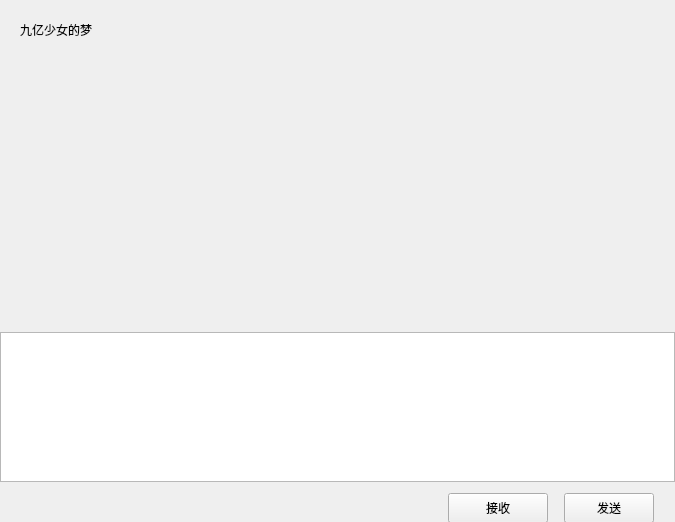
<?xml version="1.0" encoding="UTF-8"?>
<ui version="4.0">
 <class>ChatPageClass</class>
 <widget class="QWidget" name="ChatPageClass">
  <property name="geometry">
   <rect>
    <x>0</x>
    <y>0</y>
    <width>675</width>
    <height>522</height>
   </rect>
  </property>
  <property name="windowTitle">
   <string>ChatPage</string>
  </property>
  <layout class="QVBoxLayout" name="verticalLayout">
   <property name="spacing">
    <number>0</number>
   </property>
   <property name="leftMargin">
    <number>0</number>
   </property>
   <property name="topMargin">
    <number>0</number>
   </property>
   <property name="rightMargin">
    <number>0</number>
   </property>
   <property name="bottomMargin">
    <number>0</number>
   </property>
   <item>
    <widget class="QWidget" name="chat_data" native="true">
     <layout class="QVBoxLayout" name="verticalLayout_4">
      <property name="spacing">
       <number>0</number>
      </property>
      <property name="leftMargin">
       <number>0</number>
      </property>
      <property name="topMargin">
       <number>0</number>
      </property>
      <property name="rightMargin">
       <number>0</number>
      </property>
      <property name="bottomMargin">
       <number>0</number>
      </property>
      <item>
       <widget class="QWidget" name="title_wid" native="true">
        <property name="minimumSize">
         <size>
          <width>0</width>
          <height>60</height>
         </size>
        </property>
        <property name="maximumSize">
         <size>
          <width>16777215</width>
          <height>60</height>
         </size>
        </property>
        <layout class="QVBoxLayout" name="verticalLayout_5">
         <property name="topMargin">
          <number>2</number>
         </property>
         <property name="rightMargin">
          <number>2</number>
         </property>
         <property name="bottomMargin">
          <number>2</number>
         </property>
         <item>
          <widget class="QWidget" name="widget_2" native="true">
           <layout class="QHBoxLayout" name="horizontalLayout_4">
            <property name="leftMargin">
             <number>9</number>
            </property>
            <property name="topMargin">
             <number>2</number>
            </property>
            <property name="rightMargin">
             <number>2</number>
            </property>
            <property name="bottomMargin">
             <number>2</number>
            </property>
            <item>
             <widget class="QLabel" name="title_label">
              <property name="text">
               <string>九亿少女的梦</string>
              </property>
             </widget>
            </item>
           </layout>
          </widget>
         </item>
        </layout>
       </widget>
      </item>
      <item>
       <widget class="QWidget" name="chat_area" native="true"/>
      </item>
      <item>
       <widget class="QWidget" name="tool_bar" native="true">
        <property name="minimumSize">
         <size>
          <width>0</width>
          <height>40</height>
         </size>
        </property>
        <property name="maximumSize">
         <size>
          <width>16777215</width>
          <height>40</height>
         </size>
        </property>
        <layout class="QHBoxLayout" name="horizontalLayout_3">
         <item>
          <spacer name="horizontalSpacer_3">
           <property name="orientation">
            <enum>Qt::Orientation::Horizontal</enum>
           </property>
           <property name="sizeType">
            <enum>QSizePolicy::Policy::Fixed</enum>
           </property>
           <property name="sizeHint" stdset="0">
            <size>
             <width>5</width>
             <height>20</height>
            </size>
           </property>
          </spacer>
         </item>
         <item>
          <widget class="ClickedLabel" name="emote_label">
           <property name="minimumSize">
            <size>
             <width>25</width>
             <height>25</height>
            </size>
           </property>
           <property name="maximumSize">
            <size>
             <width>25</width>
             <height>25</height>
            </size>
           </property>
           <property name="text">
            <string/>
           </property>
          </widget>
         </item>
         <item>
          <spacer name="horizontalSpacer_4">
           <property name="orientation">
            <enum>Qt::Orientation::Horizontal</enum>
           </property>
           <property name="sizeType">
            <enum>QSizePolicy::Policy::Fixed</enum>
           </property>
           <property name="sizeHint" stdset="0">
            <size>
             <width>5</width>
             <height>20</height>
            </size>
           </property>
          </spacer>
         </item>
         <item>
          <widget class="ClickedLabel" name="file_label">
           <property name="minimumSize">
            <size>
             <width>25</width>
             <height>25</height>
            </size>
           </property>
           <property name="maximumSize">
            <size>
             <width>25</width>
             <height>25</height>
            </size>
           </property>
           <property name="text">
            <string/>
           </property>
          </widget>
         </item>
         <item>
          <spacer name="horizontalSpacer_2">
           <property name="orientation">
            <enum>Qt::Orientation::Horizontal</enum>
           </property>
           <property name="sizeHint" stdset="0">
            <size>
             <width>40</width>
             <height>20</height>
            </size>
           </property>
          </spacer>
         </item>
        </layout>
       </widget>
      </item>
      <item>
       <widget class="QTextEdit" name="chat_textEdit">
        <property name="minimumSize">
         <size>
          <width>0</width>
          <height>150</height>
         </size>
        </property>
        <property name="maximumSize">
         <size>
          <width>16777215</width>
          <height>150</height>
         </size>
        </property>
       </widget>
      </item>
      <item>
       <widget class="QWidget" name="send_wid" native="true">
        <property name="minimumSize">
         <size>
          <width>0</width>
          <height>40</height>
         </size>
        </property>
        <property name="maximumSize">
         <size>
          <width>16777215</width>
          <height>40</height>
         </size>
        </property>
        <layout class="QHBoxLayout" name="horizontalLayout_5">
         <item>
          <spacer name="horizontalSpacer_5">
           <property name="orientation">
            <enum>Qt::Orientation::Horizontal</enum>
           </property>
           <property name="sizeHint" stdset="0">
            <size>
             <width>40</width>
             <height>20</height>
            </size>
           </property>
          </spacer>
         </item>
         <item>
          <widget class="ClickedButton" name="receive_Button">
           <property name="minimumSize">
            <size>
             <width>100</width>
             <height>30</height>
            </size>
           </property>
           <property name="maximumSize">
            <size>
             <width>100</width>
             <height>30</height>
            </size>
           </property>
           <property name="text">
            <string>接收</string>
           </property>
          </widget>
         </item>
         <item>
          <spacer name="horizontalSpacer_7">
           <property name="orientation">
            <enum>Qt::Orientation::Horizontal</enum>
           </property>
           <property name="sizeType">
            <enum>QSizePolicy::Policy::Fixed</enum>
           </property>
           <property name="sizeHint" stdset="0">
            <size>
             <width>10</width>
             <height>20</height>
            </size>
           </property>
          </spacer>
         </item>
         <item>
          <widget class="ClickedButton" name="send_Button">
           <property name="minimumSize">
            <size>
             <width>90</width>
             <height>30</height>
            </size>
           </property>
           <property name="maximumSize">
            <size>
             <width>90</width>
             <height>30</height>
            </size>
           </property>
           <property name="text">
            <string>发送</string>
           </property>
          </widget>
         </item>
         <item>
          <spacer name="horizontalSpacer_6">
           <property name="orientation">
            <enum>Qt::Orientation::Horizontal</enum>
           </property>
           <property name="sizeType">
            <enum>QSizePolicy::Policy::Fixed</enum>
           </property>
           <property name="sizeHint" stdset="0">
            <size>
             <width>10</width>
             <height>20</height>
            </size>
           </property>
          </spacer>
         </item>
        </layout>
       </widget>
      </item>
     </layout>
    </widget>
   </item>
  </layout>
 </widget>
 <layoutdefault spacing="6" margin="11"/>
 <customwidgets>
  <customwidget>
   <class>ClickedLabel</class>
   <extends>QLabel</extends>
   <header location="global">clickedlabel.h</header>
  </customwidget>
  <customwidget>
   <class>ClickedButton</class>
   <extends>QPushButton</extends>
   <header location="global">clickedbutton.h</header>
  </customwidget>
 </customwidgets>
 <resources/>
 <connections/>
</ui>
